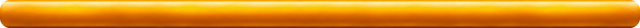
#> input picture ui/belt/xp-fill.webp, 640 x 28 px, found by its file name
$ python mana-fill.py ui/belt/xp-fill.webp ui/belt/mana-fill.webp 278 '(v929,' Jordan: the bar under health is mana, 'purple)'
#> lines starting #> are read from the running program, lines starting #| are printed output that depends on the picture; after the words box and inside, x2 and y2 are one past the last pixel; in counts of white or black regions, pixels touching at a corner belong together
# python3 art/src/mana-fill.py ui/belt/xp-fill.webp ui/belt/mana-fill.webp 278  (v929, Jordan: the bar under health is mana, purple)
# the kit's orange bar fill turned purple as the blue XP fill was made (v546): every pixel's hue moved in HLS so the
# median hue lands on the last argument (degrees), lightness and saturation kept, alpha kept; lossless
import sys, colorsys, numpy as np
from PIL import Image
im = np.asarray(Image.open(sys.argv[1]).convert('RGBA')).astype(float) / 255
hls = np.array([[colorsys.rgb_to_hls(*p[:3]) for p in row] for row in im])
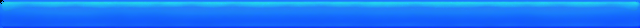
#> hls: shape (28, 640, 3) float64; mean R, G, B 0.0978, 0.476, 0.979
on = im[..., 3] > 0.5
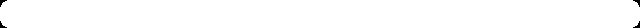
#> on: shape (28, 640) bool; 99.5% white; 4 black regions, box (x1, y1, x2, y2) and area: (0, 0, 7, 7) 21, (633, 0, 640, 7) 21, (0, 21, 7, 28) 21, (633, 21, 640, 28) 21
shift = float(sys.argv[3]) / 360 - np.median(hls[..., 0][on & (hls[..., 2] > 0.2)])
#> shift = 0.682
out = im.copy()
for y in range(im.shape[0]):
    for x in range(im.shape[1]):
        hh, ll, ss = hls[y, x]
        out[y, x, :3] = colorsys.hls_to_rgb((hh + shift) % 1, ll, ss)
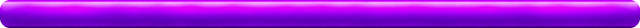
#> out: shape (28, 640, 4) float64; mean R, G, B, A 0.618, 0.0904, 0.862, 0.995; transparent parts drawn white
Image.fromarray((out * 255 + 0.5).astype(np.uint8)).save(sys.argv[2], lossless=True)
